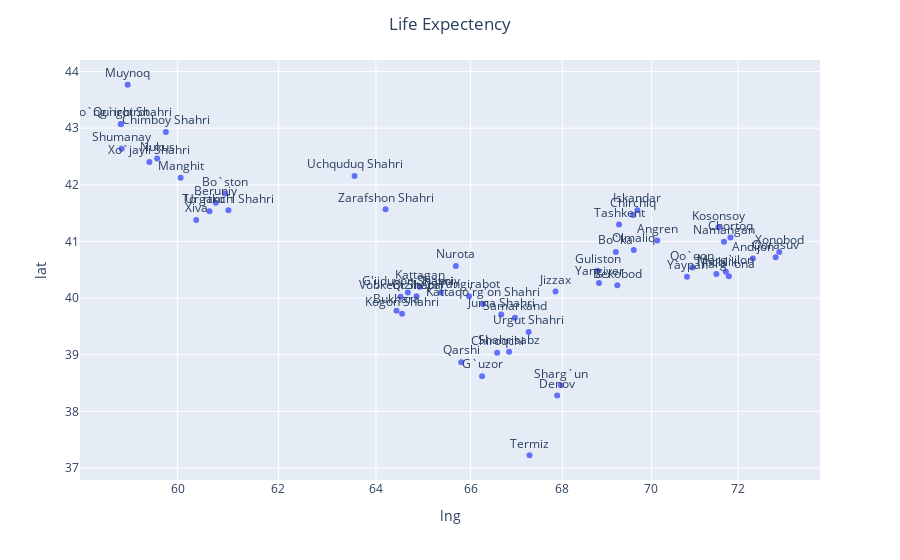

Notebook code cell kept with this figure:
### Code cell
fig = px.scatter(df, x="lng", y="lat", text="city_ascii", log_x=True, size_max=100)
fig.update_traces(textposition='top center')
fig.update_layout(title_text='Life Expectency', title_x=0.5)
fig.show()

### Figure 1 — Plotly figure (JSON) as saved in the notebook; plotly's stock layout.template omitted (floating-point values rounded to 4 significant figures)
{"data": [{"hovertemplate": "lng=%{x}<br>lat=%{y}<br>city_ascii=%{text}<extra></extra>", "legendgroup": "", "marker": {"color": "#636efa", "symbol": "circle"}, "mode": "markers+text", "name": "", "orientation": "v", "showlegend": false, "text": ["Tashkent", "Samarkand", "Andijon", "Namangan", "Qo`qon", "Farg`ona", "Bukhara", "Qarshi", "Denov", "Marg`ilon", "Iskandar", "Nukus", "Jizzax", "Chirchiq", "Termiz", "Urganch", "Angren", "Olmaliq", "Kogon Shahri", "Shahrisabz", "Guliston", "Navoiy", "Urgut Shahri", "Kattagan", "Bekobod", "Qo`ng`irot Shahri", "Xo`jayli Shahri", "Kattaqo'rg'on Shahri", "Qunghirot", "Xiva", "Zarafshon Shahri", "To`rtko`l Shahri", "Beruniy", "Chimboy Shahri", "Chortoq", "Xonobod", "Kosonsoy", "G'ijduvon Shahri", "Yangiyer", "Bo`ka", "Uchquduq Shahri", "Manghit", "Nurota", "Qorasuv", "Muynoq", "G`uzor", "Yaypan", "Juma Shahri", "Chiroqchi", "Vobkent Shahri", "Yangirabot", "Tinchlik", "Sharg`un", "Shumanay", "Qiziltepa", "Bo`ston"], "textposition": "top center", "type": "scatter", "x": [69.27, 66.96, 72.35, 71.67, 70.94, 71.79, 64.43, 65.8, 67.89, 71.72, 69.68, 59.6, 67.85, 69.58, 67.28, 60.62, 70.13, 69.6, 64.55, 66.83, 68.78, 65.37, 67.26, 64.92, 69.23, 58.91, 59.45, 66.27, 58.9, 60.36, 64.2, 61, 60.75, 59.77, 71.82, 72.97, 71.55, 64.67, 68.82, 69.19, 63.56, 60.06, 65.69, 72.89, 59.03, 66.25, 70.82, 66.66, 66.57, 64.51, 65.97, 71.5, 67.97, 58.92, 64.85, 60.93], "xaxis": "x", "y": [41.3, 39.65, 40.7, 41.0, 40.54, 40.39, 39.77, 38.87, 38.28, 40.47, 41.55, 42.46, 40.12, 41.47, 37.22, 41.53, 41.02, 40.85, 39.72, 39.05, 40.48, 40.1, 39.4, 40.2, 40.23, 43.08, 42.4, 39.9, 43.07, 41.38, 41.57, 41.55, 41.68, 42.93, 41.07, 40.81, 41.25, 40.1, 40.27, 40.81, 42.16, 42.12, 40.56, 40.72, 43.77, 38.62, 40.38, 39.71, 39.03, 40.02, 40.03, 40.43, 38.46, 42.64, 40.03, 41.85], "yaxis": "y"}], "layout": {"legend": {"tracegroupgap": 0}, "margin": {"t": 60}, "title": {"text": "Life Expectency", "x": 0.5}, "xaxis": {"anchor": "y", "domain": [0, 1], "title": {"text": "lng"}, "type": "log"}, "yaxis": {"anchor": "x", "domain": [0, 1], "title": {"text": "lat"}}}}
